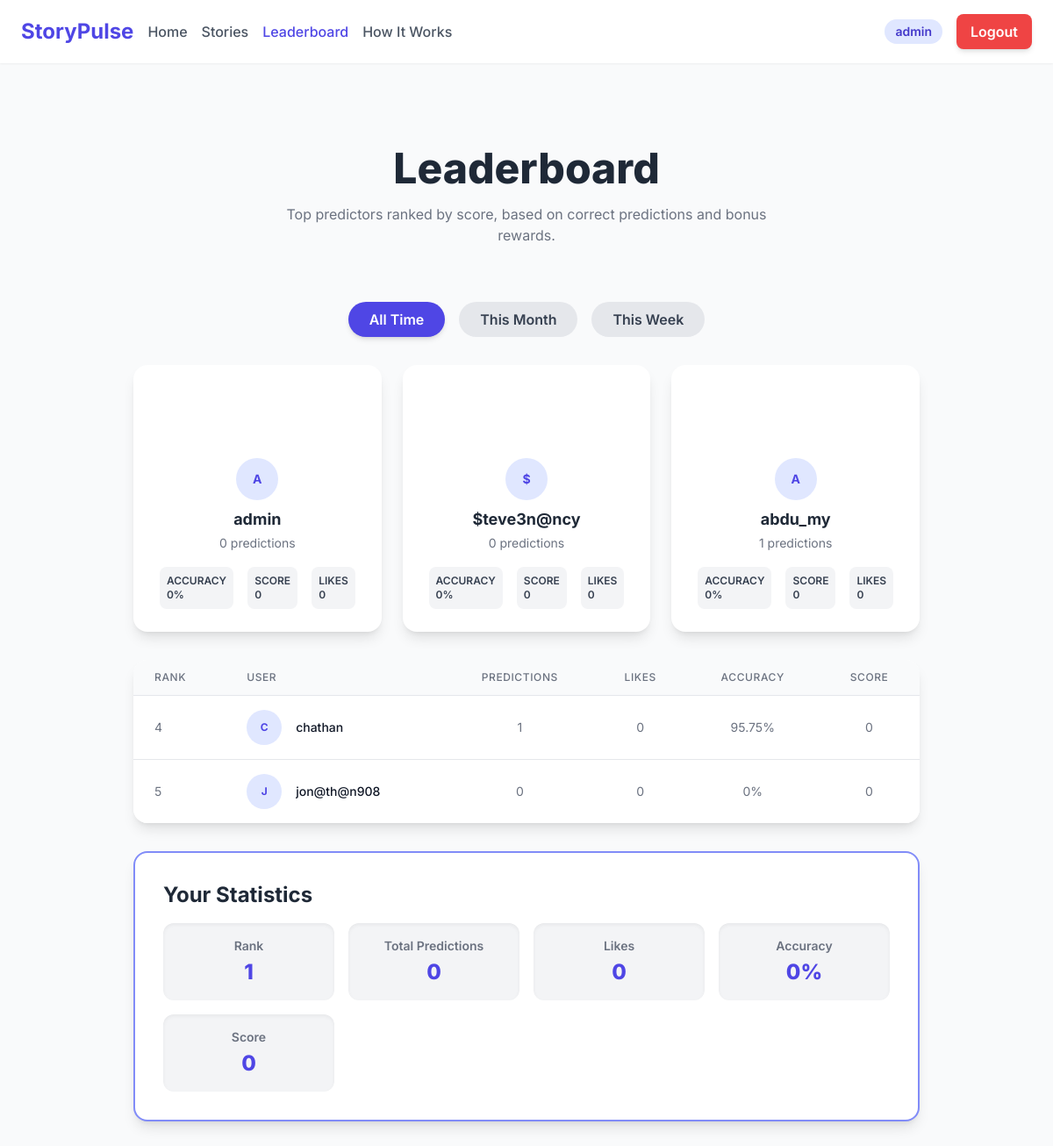
Page /leaderboard3.php (signed in) on the committed database.
### tables this page shows
CREATE TABLE `users` (
  `user_id` int(11) NOT NULL,
  `user_name` varchar(50) NOT NULL,
  `password` varchar(100) NOT NULL,
  `first_name` varchar(50) NOT NULL,
  `last_name` varchar(50) DEFAULT NULL,
  `email` varchar(100) NOT NULL,
  `profile_picture` varchar(255) DEFAULT NULL,
  `bio` text DEFAULT NULL,
  `website` varchar(255) DEFAULT NULL,
  `instagram` varchar(100) DEFAULT NULL,
  `user_type` enum('reader','author','admin') DEFAULT 'reader',
  `email_verified` tinyint(1) DEFAULT 0,
  `total_score` int(11) DEFAULT 0,
  `created_at` timestamp NOT NULL DEFAULT current_timestamp(),
  `last_active` timestamp NULL DEFAULT NULL,
  `total_bonus` decimal(10,2) DEFAULT 0.00,
  `follower_count` int(11) DEFAULT 0,
  `following_count` int(11) DEFAULT 0,
  `total_likes` int(11) DEFAULT 0,
  `total_stories` int(11) DEFAULT 0,
  `total_views` int(11) DEFAULT 0,
  `is_verified` tinyint(1) NOT NULL DEFAULT 0 COMMENT '0=unverified, 1=verified (admin override or OTP complete)'
);

### leaderboard3.php (the view, shortened to what this page needs)
<?php
require_once 'db_connect.php';
function getInitials($name) {
    $words = explode(' ', $name);
    $initials = '';
    foreach ($words as $word) {
        $initials .= strtoupper(substr($word, 0, 1));
    }
    return $initials;
}
$period = isset($_GET['period']) ? $_GET['period'] : 'all';
$time_filter_clause = '';
try {
    $query = "
        SELECT
            u.user_id,
            u.user_name,
            u.total_score,
            COUNT(p.prediction_id) AS total_predictions,
            SUM(p.manual_accuracy) AS total_accuracy_points,
            COUNT(DISTINCT l.like_id) AS total_likes
        FROM users u
        LEFT JOIN predictions p ON u.user_id = p.user_id {$time_filter_clause}
        LEFT JOIN likes l ON p.prediction_id = l.like_id
        GROUP BY u.user_id, u.user_name, u.total_score
        ORDER BY u.total_score DESC
    ";
    $stmt = $pdo->prepare($query);
    $stmt->execute();
    $leaderboard_data = $stmt->fetchAll(PDO::FETCH_ASSOC);
    $currentUserStats = null;
    $rankCounter = 0;
    foreach ($leaderboard_data as $index => $row) {
        $rankCounter++;
        $row['total_predictions'] = $row['total_predictions'] ?? 0;
        $row['total_accuracy_points'] = $row['total_accuracy_points'] ?? 0;
        $row['total_score'] = $row['total_score'] ?? 0;
        $row['total_likes'] = $row['total_likes'] ?? 0;
        $row['accuracy'] = ($row['total_predictions'] > 0) ? round(($row['total_accuracy_points'] / $row['total_predictions']), 2) : 0;
        $row['rank'] = $rankCounter;
        if (isset($_SESSION['user_id']) && $row['user_id'] === $_SESSION['user_id']) {
            $currentUserStats = $row;
        }
        $leaderboard_data[$index] = $row;
    }
} catch (PDOException $e) {
    error_log("Error fetching leaderboard data: " . $e->getMessage());
    $leaderboard_data = [];
    $currentUserStats = null;
}
?>
<!DOCTYPE html>
<html lang="en">
<head>
    <script src="https://cdn.tailwindcss.com"></script>
</head>
<body class="min-h-screen flex flex-col">
    <nav class="bg-white shadow-sm py-4 px-6 flex items-center justify-between sticky top-0 z-50">
        <div class="flex items-center space-x-4">
            <h1 class="text-2xl font-bold text-indigo-600">StoryPulse</h1>
            <div class="hidden md:flex space-x-4">
                <a href="index.php" class="text-gray-600 hover:text-indigo-600 font-medium transition-colors duration-200">Home</a>
                <a href="stories.php" class="text-gray-600 hover:text-indigo-600 font-medium transition-colors duration-200">Stories</a>
                <a href="leaderboard.php" class="text-indigo-600 font-medium transition-colors duration-200">Leaderboard</a>
                <a href="#" class="text-gray-600 hover:text-indigo-600 font-medium transition-colors duration-200">How It Works</a>
            </div>
        </div>
        <div class="flex items-center space-x-4">
            <div class="bg-indigo-100 text-indigo-700 px-3 py-1 rounded-full text-sm font-semibold">
                <?php echo htmlspecialchars($_SESSION['user_name'] ?? 'Guest'); ?>
            </div>
            <a href="logout.php" class="bg-red-500 hover:bg-red-600 text-white font-semibold py-2 px-4 rounded-lg shadow-md transition-colors duration-200">Logout</a>
        </div>
    </nav>
    <main class="flex-grow container mx-auto px-4 py-8">
        <div class="text-center px-4 py-8 md:py-16">
            <h2 class="text-4xl md:text-5xl font-extrabold text-gray-800">Leaderboard</h2>
            <p class="mt-4 text-gray-500 max-w-xl mx-auto">Top predictors ranked by score, based on correct predictions and bonus rewards.</p>
        </div>
        <div class="flex justify-center gap-4 mb-8 flex-wrap">
            <a href="leaderboard.php?period=all" class="px-6 py-2 rounded-full font-semibold transition-colors duration-200 <?php echo ($period === 'all' ? 'bg-indigo-600 text-white shadow-md' : 'bg-gray-200 text-gray-700 hover:bg-gray-300'); ?>">All Time</a>
            <a href="leaderboard.php?period=month" class="px-6 py-2 rounded-full font-semibold transition-colors duration-200 <?php echo ($period === 'month' ? 'bg-indigo-600 text-white shadow-md' : 'bg-gray-200 text-gray-700 hover:bg-gray-300'); ?>">This Month</a>
            <a href="leaderboard.php?period=week" class="px-6 py-2 rounded-full font-semibold transition-colors duration-200 <?php echo ($period === 'week' ? 'bg-indigo-600 text-white shadow-md' : 'bg-gray-200 text-gray-700 hover:bg-gray-300'); ?>">This Week</a>
        </div>
        <div class="max-w-4xl mx-auto">
            <div class="grid grid-cols-1 md:grid-cols-3 gap-6 mb-8">
                <?php
                $topRanks = [1 => 'first', 2 => 'second', 3 => 'third'];
                for ($i = 0; $i < min(count($leaderboard_data), 3); $i++) {
                    $ranker = $leaderboard_data[$i];
                    $rankClass = $topRanks[$i + 1];
                    $score = number_format($ranker['total_score']);
                    $accuracy = $ranker['accuracy'];
                    $predictions = $ranker['total_predictions'];
                    $likes = $ranker['total_likes'];
                    $initials = getInitials(htmlspecialchars($ranker['user_name']));
                    echo "
                    <div class='flex flex-col items-center p-6 bg-white rounded-2xl shadow-lg border-2 border-transparent transition-all duration-300 hover:shadow-xl'>
                        <div class='w-16 h-16 rounded-full font-bold text-lg text-white flex items-center justify-center mb-4 rank-n {$rankClass}'>{$ranker['rank']}</div>
                        <div class='w-12 h-12 rounded-full bg-indigo-100 text-indigo-600 font-bold flex items-center justify-center text-sm mb-2'>{$initials}</div>
                        <div class='text-center'>
                            <strong class='block text-lg font-bold text-gray-800'>".htmlspecialchars($ranker['user_name'])."</strong>
                            <span class='text-sm text-gray-500'>{$predictions} predictions</span>
                        </div>
                        <div class='flex gap-4 mt-4 w-full justify-center'>
                            <span class='block bg-gray-100 text-gray-700 text-xs font-semibold p-2 rounded-lg'>ACCURACY<br>{$accuracy}%</span>
                            <span class='block bg-gray-100 text-gray-700 text-xs font-semibold p-2 rounded-lg'>SCORE<br>{$score}</span>
                            <span class='block bg-gray-100 text-gray-700 text-xs font-semibold p-2 rounded-lg'>LIKES<br>{$likes}</span>
                        </div>
                    </div>";
                }
                ?>
            </div>
        </div>
        <div class="max-w-4xl mx-auto bg-white rounded-2xl shadow-lg overflow-hidden mt-8">
            <table class="min-w-full divide-y divide-gray-200">
                <thead class="bg-gray-50">
                    <tr>
                        <th scope="col" class="px-6 py-3 text-left text-xs font-medium text-gray-500 uppercase tracking-wider">Rank</th>
                        <th scope="col" class="px-6 py-3 text-left text-xs font-medium text-gray-500 uppercase tracking-wider">User</th>
                        <th scope="col" class="px-6 py-3 text-center text-xs font-medium text-gray-500 uppercase tracking-wider">Predictions</th>
                        <th scope="col" class="px-6 py-3 text-center text-xs font-medium text-gray-500 uppercase tracking-wider">Likes</th>
                        <th scope="col" class="px-6 py-3 text-center text-xs font-medium text-gray-500 uppercase tracking-wider">Accuracy</th>
                        <th scope="col" class="px-6 py-3 text-center text-xs font-medium text-gray-500 uppercase tracking-wider">Score</th>
                    </tr>
                </thead>
                <tbody class="bg-white divide-y divide-gray-200">
                    <?php
                    $startRank = 4;
                    for ($i = $startRank - 1; $i < count($leaderboard_data); $i++) {
                        $ranker = $leaderboard_data[$i];
                        $score = number_format($ranker['total_score']);
                        $accuracy = $ranker['accuracy'];
                        $predictions = $ranker['total_predictions'];
                        $likes = $ranker['total_likes'];
                        $initials = getInitials(htmlspecialchars($ranker['user_name']));
                        echo "
                        <tr>
                            <td class='px-6 py-4 whitespace-nowrap text-sm text-gray-500'>{$ranker['rank']}</td>
                            <td class='px-6 py-4 whitespace-nowrap text-sm font-medium text-gray-900'>
                                <div class='flex items-center'>
                                    <div class='flex-shrink-0 h-10 w-10 rounded-full bg-indigo-100 text-indigo-600 font-bold flex items-center justify-center text-xs'>{$initials}</div>
                                    <div class='ml-4'>
                                        <div class='text-sm font-medium text-gray-900'>".htmlspecialchars($ranker['user_name'])."</div>
                                    </div>
                                </div>
                            </td>
                            <td class='px-6 py-4 whitespace-nowrap text-sm text-center text-gray-500'>{$predictions}</td>
                            <td class='px-6 py-4 whitespace-nowrap text-sm text-center text-gray-500'>{$likes}</td>
                            <td class='px-6 py-4 whitespace-nowrap text-sm text-center text-gray-500'>{$accuracy}%</td>
                            <td class='px-6 py-4 whitespace-nowrap text-sm text-center text-gray-500'>{$score}</td>
                        </tr>
                        ";
                    }
                    ?>
                </tbody>
            </table>
        </div>
        <div class="max-w-4xl mx-auto bg-white rounded-2xl shadow-lg border-2 border-indigo-400 p-6 md:p-8 mt-8">
            <h3 class="text-xl md:text-2xl font-bold text-gray-800 mb-4">Your Statistics</h3>
            <?php if ($currentUserStats): ?>
                <div class="grid grid-cols-2 lg:grid-cols-4 gap-4 text-center">
                    <div class="p-4 bg-gray-100 rounded-xl shadow-inner">
                        <div class="text-sm font-semibold text-gray-500">Rank</div>
                        <div class="mt-1 text-2xl font-extrabold text-indigo-600"><?php echo htmlspecialchars($currentUserStats['rank']); ?></div>
                    </div>
                    <div class="p-4 bg-gray-100 rounded-xl shadow-inner">
                        <div class="text-sm font-semibold text-gray-500">Total Predictions</div>
                        <div class="mt-1 text-2xl font-extrabold text-indigo-600"><?php echo htmlspecialchars($currentUserStats['total_predictions']); ?></div>
                    </div>
                    <div class="p-4 bg-gray-100 rounded-xl shadow-inner">
                        <div class="text-sm font-semibold text-gray-500">Likes</div>
                        <div class="mt-1 text-2xl font-extrabold text-indigo-600"><?php echo htmlspecialchars($currentUserStats['total_likes']); ?></div>
                    </div>
                    <div class="p-4 bg-gray-100 rounded-xl shadow-inner">
                        <div class="text-sm font-semibold text-gray-500">Accuracy</div>
                        <div class="mt-1 text-2xl font-extrabold text-indigo-600"><?php echo htmlspecialchars($currentUserStats['accuracy']); ?>%</div>
                    </div>
                    <div class="p-4 bg-gray-100 rounded-xl shadow-inner">
                        <div class="text-sm font-semibold text-gray-500">Score</div>
                        <div class="mt-1 text-2xl font-extrabold text-indigo-600"><?php echo htmlspecialchars(number_format($currentUserStats['total_score'])); ?></div>
                    </div>
                </div>
            <?php else: ?>
                <p class="text-center text-gray-600">You have not made any predictions yet.</p>
            <?php endif; ?>
        </div>
    </main>
</body>
</html>

### leaderboard3.php (style rules this page uses)
body { font-family: 'Inter', sans-serif; background-color: #f9fafb; color: #1f2937; }

### rows in the picture
users: user_name "A", user_name "admin", predictions "0", accuracy "0", total_score "0", likes "0"
users: user_name "$", user_name "$teve3n@ncy", predictions "0", accuracy "0", total_score "0", likes "0"
users: user_name "A", user_name "abdu_my", predictions "1", accuracy "0", total_score "0", likes "0"
users: rank "4", user_name "C", user_name "chathan", predictions "1", likes "0", accuracy "95.75", total_score "0"
users: rank "5", user_name "J", user_name "jon@th@n908", predictions "0", likes "0", accuracy "0", total_score "0"

### other values in the picture
$_SESSION['user_name'] "admin"
$currentUserStats['rank'] "1"
$currentUserStats['total_predictions'] "0"
$currentUserStats['total_likes'] "0"
$currentUserStats['accuracy'] "0"
